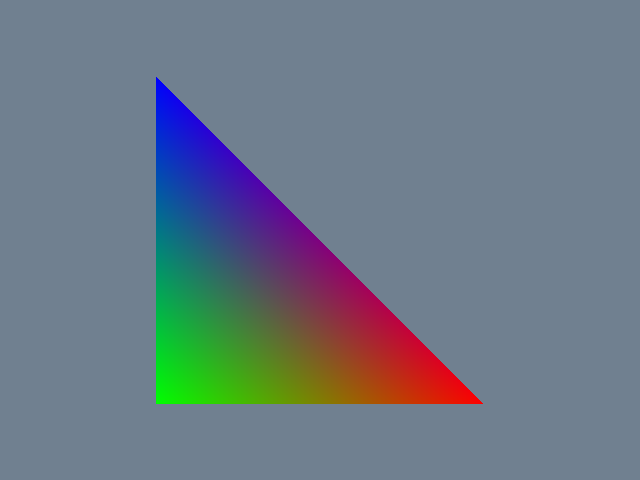

The script that drew this image:
#!/usr/bin/env python

# Build a triangle with per-vertex colours, write it to a .vtp file, and render it.

# Factory overrides: importing these modules registers the OpenGL rendering
# and interaction style implementations for vtkRenderingCore factory classes.
import vtkmodules.vtkInteractionStyle  # noqa: F401
import vtkmodules.vtkRenderingOpenGL2  # noqa: F401
# VTK pipeline classes used in this example
from vtkmodules.vtkCommonCore import (
    vtkPoints,
    vtkUnsignedCharArray,
)
from vtkmodules.vtkCommonDataModel import (
    vtkCellArray,
    vtkPolyData,
    vtkTriangle,
)
from vtkmodules.vtkIOXML import vtkXMLPolyDataWriter
from vtkmodules.vtkRenderingCore import (
    vtkActor,
    vtkPolyDataMapper,
    vtkRenderWindow,
    vtkRenderWindowInteractor,
    vtkRenderer,
)

# Colors (normalized RGB)
slate_gray_rgb = (0.439, 0.502, 0.565)

# Source: three vertices of a triangle
points = vtkPoints()
points.InsertNextPoint(1.0, 0.0, 0.0)
points.InsertNextPoint(0.0, 0.0, 0.0)
points.InsertNextPoint(0.0, 1.0, 0.0)

triangles = vtkCellArray()
triangle = vtkTriangle()
triangle.GetPointIds().SetId(0, 0)
triangle.GetPointIds().SetId(1, 1)
triangle.GetPointIds().SetId(2, 2)
triangles.InsertNextCell(triangle)

# Per-vertex colours (unsigned char RGB)
colors = vtkUnsignedCharArray()
colors.SetNumberOfComponents(3)
colors.SetName("Colors")
colors.InsertNextTuple3(255, 0, 0)
colors.InsertNextTuple3(0, 255, 0)
colors.InsertNextTuple3(0, 0, 255)

polydata = vtkPolyData()
polydata.SetPoints(points)
polydata.SetPolys(triangles)
polydata.GetPointData().SetScalars(colors)

# Writer: save to VTP
writer = vtkXMLPolyDataWriter()
writer.SetFileName("ColoredTriangle.vtp")
writer.SetInputData(polydata)
writer.Write()

# Mapper: map triangle to graphics primitives
mapper = vtkPolyDataMapper()
mapper.SetInputData(polydata)

# Actor: assign the mapped geometry
actor = vtkActor()
actor.SetMapper(mapper)

# Renderer: assemble the scene
renderer = vtkRenderer()
renderer.AddActor(actor)
renderer.SetBackground(slate_gray_rgb)

# Window: display the rendered scene
render_window = vtkRenderWindow()
render_window.AddRenderer(renderer)
render_window.SetWindowName("colored triangle")
render_window.SetMultiSamples(0)
render_window.SetSize(640, 480)

# Interactor: handle mouse and keyboard events
render_window_interactor = vtkRenderWindowInteractor()
render_window_interactor.SetRenderWindow(render_window)

# Launch the interactive visualization
render_window.Render()
render_window_interactor.Start()
